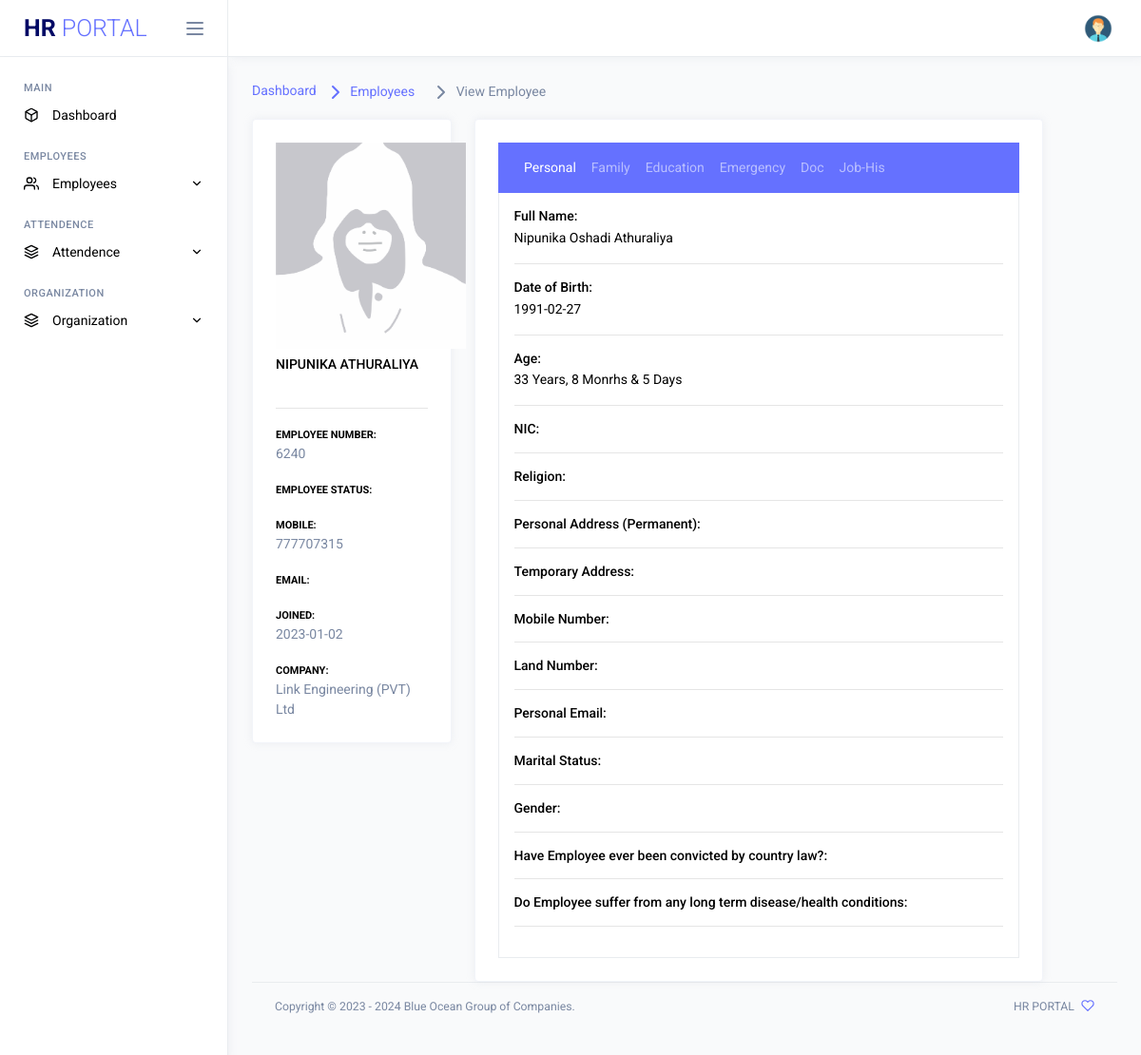
The page /View-Employee.php?view_Employee=1 (signed in) on the database its author committed.
### tables this page shows
CREATE TABLE `b_employees` (
  `E_id` int(11) NOT NULL,
  `E_Fname` varchar(256) DEFAULT NULL,
  `E_Mname` varchar(256) DEFAULT NULL,
  `E_Lname` varchar(256) DEFAULT NULL,
  `E_Sname` varchar(256) DEFAULT NULL,
  `E_Bday` date DEFAULT NULL,
  `E_NIC` varchar(50) DEFAULT NULL,
  `E_Religion` varchar(256) DEFAULT NULL,
  `E_PAddress` text DEFAULT NULL,
  `E_TAddress` text DEFAULT NULL,
  `E_Mobile` int(15) DEFAULT NULL,
  `E_Landno` int(15) DEFAULT NULL,
  `E_PEmail` varchar(256) DEFAULT NULL,
  `E_MaritalStatus` varchar(256) DEFAULT NULL,
  `E_Gender` varchar(256) DEFAULT NULL,
  `E_law` varchar(256) DEFAULT NULL,
  `E_lawDT` varchar(256) DEFAULT NULL,
  `E_health` varchar(256) DEFAULT NULL,
  `E_healthDT` text DEFAULT NULL,
  `E_email` varchar(256) DEFAULT NULL,
  `E_emergency_Name` varchar(256) DEFAULT NULL,
  `E_emergency_Reletionship` varchar(256) DEFAULT NULL,
  `E_emergency_CNumber` varchar(256) DEFAULT NULL,
  `E_Company` int(11) DEFAULT NULL,
  `E_Number` varchar(50) DEFAULT NULL,
  `E_Jdate` date DEFAULT NULL,
  `E_Status` varchar(256) DEFAULT NULL,
  `E_Cmobile` varchar(50) DEFAULT NULL,
  `E_Department` int(11) DEFAULT NULL,
  `E_Position` varchar(256) DEFAULT NULL,
  `E_Image` text DEFAULT NULL,
  `E_Active_no` int(11) DEFAULT 0,
  `FP_Id` int(11) DEFAULT NULL,
  `good_name` varchar(100) DEFAULT NULL,
  `emp_location_id` int(11) DEFAULT NULL
);

CREATE TABLE `company` (
  `C_id` int(11) NOT NULL,
  `C_name` varchar(256) NOT NULL,
  `C_EPFNo` varchar(50) NOT NULL
);

### PHP/READ/View-Employee-script.php (called while the page is built, shortened)
<?php
if(isset($_GET['view_Employee'])){
    $E_id = mysqli_real_escape_string($conn, $_GET['view_Employee']);
    $select_customer = "SELECT * FROM b_employees INNER JOIN company ON b_employees.E_Company=company.C_id WHERE E_id ='$E_id'";
    $run_query = mysqli_query($conn, $select_customer);
    if ($run_query) {
        if (mysqli_num_rows($run_query) > 0) {
            while ($row_post = mysqli_fetch_array($run_query)) {
                $E_Fname = $row_post['E_Fname'];
                $E_Mname = $row_post['E_Mname'];
                $E_Lname = $row_post['E_Lname'];
                $E_Bday = $row_post['E_Bday'];
                $C_name = $row_post['C_name'];
                $E_Number = $row_post['E_Number'];
                $E_Jdate = $row_post['E_Jdate'];
                $E_Cmobile = $row_post['E_Cmobile'];
                $E_Image = $row_post['E_Image'];
                if($E_Image==null){
                    $E_Image="empty.png";
                }
            }
        } else {
            echo "No results found.";
        }
    } else {
        echo "Query error: " . mysqli_error($conn);
    }
}
$birthdate = $E_Bday;
$today = new DateTime();
$diff = $today->diff(new DateTime($birthdate));
$years = $diff->y;
$months = $diff->m;
$days = $diff->d;
?>

### View-Employee.php (the view, shortened to what this page needs)
<?php include 'include/dbConnection.php';?>
<!DOCTYPE html>
<html lang="en">
<head>
	<link rel="stylesheet" href="assets/vendors/core/core.css">
	<link rel="stylesheet" href="assets/vendors/prismjs/themes/prism.css">
	<link rel="stylesheet" href="assets/fonts/feather-font/css/iconfont.css">
	<link rel="stylesheet" href="assets/vendors/flag-icon-css/css/flag-icon.min.css">
	<link rel="stylesheet" href="assets/css/demo1/style.min.css">
</head>
<body>
	<div class="main-wrapper">
		<?php include_once 'include/side-navi.php' ?>
		<div class="page-wrapper">
      <?php include_once 'include/top_navi.php' ?>
			<div class="page-content">
				<nav class="page-breadcrumb">
					<ol class="breadcrumb">
						<li class="breadcrumb-item"><a href="dashboard.php">Dashboard</a></li>
						<li class="breadcrumb-item"><a href="#!"> <i data-feather="chevron-right"></i> Employees</a></li>
            			<li class="breadcrumb-item active" aria-current="page"><i data-feather="chevron-right"></i> View Employee</a></li>
					</ol>
				</nav>
        <?php include 'PHP/READ/View-Employee-script.php'; ?>
        <div class="row profile-body">
          <div class=" col-md-4 col-xl-3 left-wrapper">
            <div class="card rounded">
              <div class="card-body">
                <div class="d-flex align-items-center justify-content-between mb-2" align="center">
                  <p ><img src="assets/images/employees_images/<?php echo $E_Image;?>" class="wd-100 wd-sm-200 me-3" alt="..."></p>
                </div>
                <h6 class="card-title mb-0"><?php echo $E_Fname;?> <?php echo $E_Lname; ?></h6>
                <hr/>
                <div class="mt-3">
                  <label class="tx-11 fw-bolder mb-0 text-uppercase">Employee Number:</label>
                  <p class="text-muted"><?php echo $E_Number; ?></p>
                </div>
                <div class="mt-3">
                  <label class="tx-11 fw-bolder mb-0 text-uppercase">Employee Status:</label>
                </div>
                <div class="mt-3">
                  <label class="tx-11 fw-bolder mb-0 text-uppercase">Mobile:</label>
                  <p class="text-muted"><?php echo $E_Cmobile; ?></p>
                </div>
                <div class="mt-3">
                  <label class="tx-11 fw-bolder mb-0 text-uppercase">Email:</label>
                </div>
                <div class="mt-3">
                  <label class="tx-11 fw-bolder mb-0 text-uppercase">Joined:</label>
                  <p class="text-muted"><?php echo $E_Jdate; ?></p>
                </div>
                <div class="mt-3">
                  <label class="tx-11 fw-bolder mb-0 text-uppercase">Company:</label>
                  <p class="text-muted"><?php echo $C_name; ?></p>
                </div>
              </div>
            </div>
          </div>
          <div class="col-md-8 col-xl-8 ">
            <div class="card rounded">
              <div class="card-body">
						<div class="example">
							<nav class="navbar navbar-expand-lg navbar-dark bg-primary">
									<a class="nav-link">&nbsp;</a>
								<div class="collapse navbar-collapse" id="navbarSupportedContent1" >
									<ul class="navbar-nav me-auto" id="myTab" role="tablist">
										<li class="nav-item">
											<a class="nav-link active" id="home-tab" data-bs-toggle="tab" href="#home" role="tab" aria-controls="home" aria-selected="true">Personal</a>
										</li>
										<li class="nav-item">
											<a class="nav-link" id="profile-tab" data-bs-toggle="tab" href="#profile" role="tab" aria-controls="profile" aria-selected="false">Family</a>
										</li>
										<li class="nav-item">
											<a class="nav-link" id="contact-tab" data-bs-toggle="tab" href="#contact" role="tab" aria-controls="contact" aria-selected="false">Education</a>
										</li>
										<li class="nav-item">
											<a class="nav-link" id="disabled-tab" data-bs-toggle="tab" href="#disabled" role="tab" aria-controls="disabled" aria-selected="false">Emergency</a>
										</li>
										<li class="nav-item">
											<a class="nav-link" id="Doc-tab" data-bs-toggle="tab" href="#Doc" role="tab" aria-controls="Doc" aria-selected="false">Doc</a>
										</li>
										<li class="nav-item">
											<a class="nav-link" id="JobHis-tab" data-bs-toggle="tab" href="#JobHis" role="tab" aria-controls="JobHis" aria-selected="false">Job-His</a>
										</li>
									</ul>
								</div>
							</nav>
							<div class="tab-content border border-top-0 p-3" id="myTabContent">
								<div class="tab-pane fade show active" id="home" role="tabpanel" aria-labelledby="home-tab">
									<h6 class="mb-1">Full Name:</h6>
								  <p><?php echo $E_Sname; ?> <?php echo $E_Fname; ?> <?php echo $E_Mname; ?> <?php echo $E_Lname; ?></p>
								  <hr/>
								  <h6 class="mb-1">Date of Birth:</h6>
								  <p><?php echo $E_Bday; ?></p>
								  <hr/>
								  <h6 class="mb-1">Age:</h6>
								  <p><?php echo $years; ?> Years, <?php echo $months; ?> Monrhs & <?php echo $days; ?> Days</p>
								  <hr/>
								  <h6 class="mb-1">NIC:</h6>
								  <hr/>
								  <h6 class="mb-1">Religion:</h6>
								  <hr/>
								  <h6 class="mb-1">Personal Address (Permanent):</h6>
								  <hr/>
								  <h6 class="mb-1">Temporary Address:</h6>
								  <hr/>
								  <h6 class="mb-1">Mobile Number:</h6>
								  <hr/>
								  <h6 class="mb-1">Land Number:</h6>
								  <hr/>
								  <h6 class="mb-1">Personal Email:</h6>
								  <hr/>
								  <h6 class="mb-1">Marital Status:</h6>
								  <hr/>
								  <h6 class="mb-1">Gender:</h6>
								  <hr/>
								  <h6 class="mb-1">Have Employee ever been convicted by country law?:</h6>
								  <hr/>
								  <h6 class="mb-1">Do Employee suffer from any long term disease/health conditions:</h6>
								  <hr/>
                				</div>
              </div>
            </div>
            </div>
          </div>
        </div>
			</div>
			<?php include_once 'include/footer.php' ?>
		</div>
	</div>
</body>
</html>

### rows shown on the page
b_employees: E_Fname "NIPUNIKA", E_Lname "ATHURALIYA", E_Number "6240", E_Cmobile "777707315", E_Jdate "2023-01-02", company.C_name "Link Engineering (PVT) Ltd", E_Fname "Nipunika", E_Mname "Oshadi", E_Lname "Athuraliya", E_Bday "1991-02-27", E_Bday "33", E_Bday "8", E_Bday "5"
